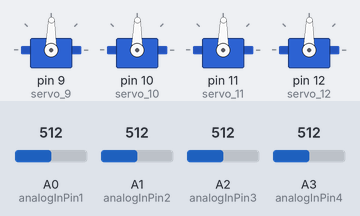
A sketch run on a simulated Arduino Uno, built with avr-gcc and run on an emulated ATmega328P. On the bench: 4 × servo. Inputs (shaded band) come from the test bench; at power-on: A0 (analogInPin1) = 512, A1 (analogInPin2) = 512, A2 (analogInPin3) = 512, A3 (analogInPin4) = 512.

Above: at 1.2 s.
1.3 s: A0 (analogInPin1) set to 716
At 1.9 s:
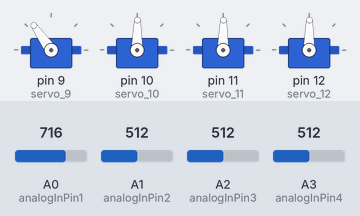
2.8 s: A1 (analogInPin2) set to 716
At 4.0 s:
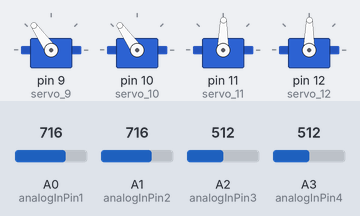
4.3 s: A2 (analogInPin3) set to 716
At 5.2 s:
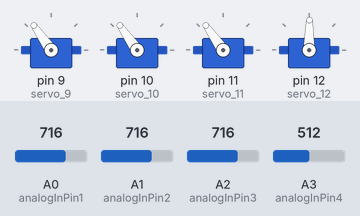
5.8 s: A3 (analogInPin4) set to 716
At 6.8 s:
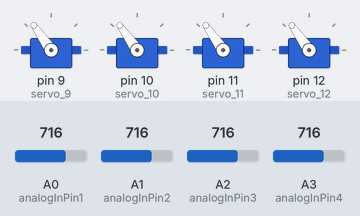
7.3 s: A0 (analogInPin1) set to 992
At 7.8 s:
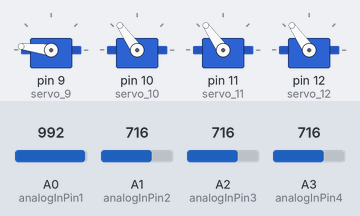
8.8 s: A1 (analogInPin2) set to 992
At 10.0 s:
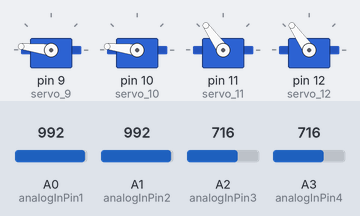
Timing chart, 0 to 11.3 s (numbered marks = the images above; inputs shaded):
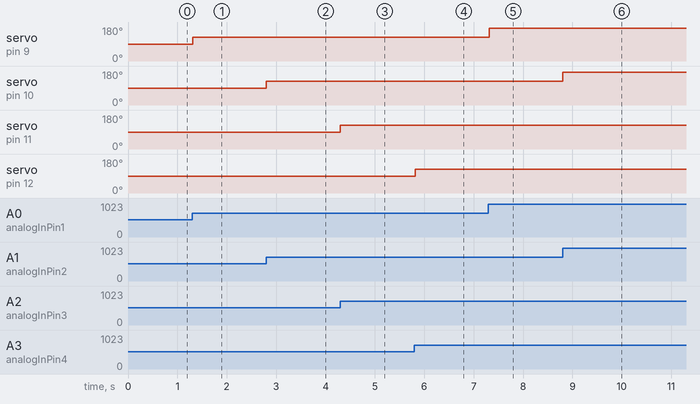

The sketch:

RoboticArm.ino
```cpp
// C++ code
//
#include <Servo.h>

//potentiometer 1
const int analogInPin1 = A0; // Analog input pin that the potentiometer is attached to
const int analogOutPin1 = 9; // Analog output pin that the LED is attached to
//potentiometer 2
const int analogInPin2 = A1; // Analog input pin that the potentiometer is attached to
const int analogOutPin2 = 10; // Analog output pin that the LED is attached to
//potentiometer 3
const int analogInPin3 = A2; // Analog input pin that the potentiometer is attached to
const int analogOutPin3 = 11; // Analog output pin that the LED is attached to
//potentiometer 4
const int analogInPin4 = A3; // Analog input pin that the potentiometer is attached to
const int analogOutPin4 = 12; // Analog output pin that the LED is attached to

int sensorValue1 = 0; // value read from the pot
int Angle1 = 0; // value output to the PWM (analog out)
int sensorValue2 = 0; // value read from the pot
int Angle2 = 0; // value output to the PWM (analog out)
int sensorValue3 = 0; // value read from the pot
int Angle3 = 0; // value output to the PWM (analog out)
int sensorValue4 = 0; // value read from the pot
int Angle4 = 0; // value output to the PWM (analog out)

Servo servo_9;
Servo servo_10;
Servo servo_11;
Servo servo_12;

void setup()
{
  Serial.begin(9600); // initialize serial communications at 9600 bps:

  servo_9.attach(9, 500, 2500);
  servo_10.attach(10, 500, 2500);
  servo_11.attach(11, 500, 2500);
  servo_12.attach(12, 500, 2500);
}

void loop()
{
  //Servo1
  // read the analog in value:
  sensorValue1 = analogRead(analogInPin1);
  // map it to the range of the analog out:
  Angle1 = map(sensorValue1, 0, 1023, 0, 179);

  //Servo2
  // read the analog in value:
  sensorValue2 = analogRead(analogInPin2);
  // map it to the range of the analog out:
  Angle2 = map(sensorValue2, 0, 1023, 0, 179);

  //Servo3
  // read the analog in value:
  sensorValue3 = analogRead(analogInPin3);
  // map it to the range of the analog out:
  Angle3 = map(sensorValue3, 0, 1023, 0, 179);

  //Servo4
  // read the analog in value:
  sensorValue4 = analogRead(analogInPin4);
  // map it to the range of the analog out:
  Angle4 = map(sensorValue4, 0, 1023, 0, 179);

  servo_9.write(Angle1);
  servo_10.write(Angle2);
  servo_11.write(Angle3);
  servo_12.write(Angle4);

  delay(15); // Wait for 15 millisecond(s)
}
```

Measured:
- after the input at 1.3 s, servo on pin 9 (servo_9): 89° → 125° at once
- after the input at 2.8 s, servo on pin 10 (servo_10): 89° → 125° at once
- after the input at 4.3 s, servo on pin 11 (servo_11): 89° → 125° at once
- after the input at 5.8 s, servo on pin 12 (servo_12): 89° → 125° at once
- after the input at 7.3 s, servo on pin 9 (servo_9): 125° → 173° at once
- after the input at 8.8 s, servo on pin 10 (servo_10): 125° → 173° at once
